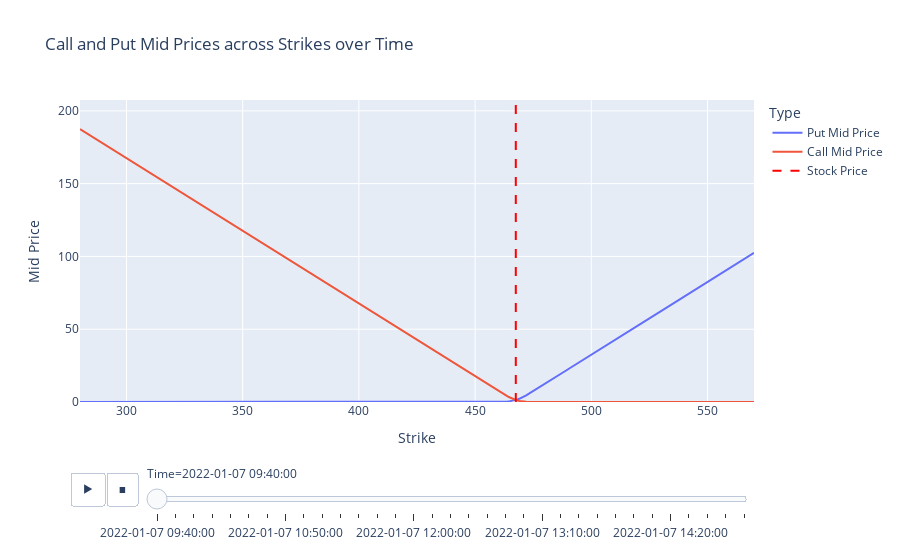

This figure's notebook cell:
### Code cell
# prepare dataframe sorted by time so animation frames are chronological
df_anim = df_options.sort_values("time").copy()
df_anim["time_str"] = df_anim["time"].dt.strftime("%Y-%m-%d %H:%M:%S")

# Calculate mid prices
df_anim["callMidPrice"] = (df_anim["callAskPrice"] + df_anim["callBidPrice"]) / 2
df_anim["putMidPrice"] = (df_anim["putAskPrice"] + df_anim["putBidPrice"]) / 2

# Reshape data to have separate rows for call and put mid prices
df_call = df_anim.copy()
df_call["midPrice"] = df_call["callMidPrice"]
df_call["type"] = "Call Mid Price"

df_put = df_anim.copy()
df_put["midPrice"] = df_put["putMidPrice"]
df_put["type"] = "Put Mid Price"

df_combined = pd.concat([df_call, df_put])

ymax = max(df_anim["callMidPrice"].max(), df_anim["putMidPrice"].max()) * 1.1

# Create a sorted list of unique times to ensure proper ordering
unique_times = df_anim.sort_values("time")["time_str"].unique()

fig = px.line(
    df_combined.sort_values("strike"),
    x="strike",
    y="midPrice",
    color="type",
    animation_frame="time_str",
    range_y=[0, ymax],
    labels={"midPrice": "Mid Price", "strike": "Strike", "time_str": "Time", "type": "Type"},
    title="Call and Put Mid Prices across Strikes over Time",
    category_orders={"time_str": list(unique_times)}  # Enforce chronological order
)

# Add vertical lines for stock price at each time point
for i, frame in enumerate(fig.frames):
    time_str = frame.name
    stock_price = df_anim[df_anim["time_str"] == time_str]["stockPrice"].iloc[0]
    
    # Add vertical line to each frame
    frame.data = frame.data + (go.Scatter(
        x=[stock_price, stock_price],
        y=[0, ymax],
        mode="lines",
        line=dict(color="red", width=2, dash="dash"),
        name="Stock Price",
        showlegend=(i == 0)  # Only show legend on first frame
    ),)

# Add vertical line to initial plot as well
stock_price_initial = df_anim[df_anim["time_str"] == unique_times[0]]["stockPrice"].iloc[0]
fig.add_trace(go.Scatter(
    x=[stock_price_initial, stock_price_initial],
    y=[0, ymax],
    mode="lines",
    line=dict(color="red", width=2, dash="dash"),
    name="Stock Price"
))

fig.update_layout(xaxis_title="Strike", yaxis_title="Mid Price", transition={"duration": 300})
fig.show()

### Figure 1 — Plotly figure (JSON) as saved in the notebook; plotly's stock layout.template omitted (floating-point values rounded to 4 significant figures; data arrays with more than 128 entries replaced by an {"elided": "..."} marker saying what was removed)
{"data": [{"hovertemplate": "Type=Put Mid Price<br>Time=2022-01-07 09:40:00<br>Strike=%{x}<br>Mid Price=%{y}<extra></extra>", "legendgroup": "Put Mid Price", "line": {"color": "#636efa", "dash": "solid"}, "marker": {"symbol": "circle"}, "mode": "lines", "name": "Put Mid Price", "orientation": "v", "showlegend": true, "type": "scatter", "x": {"elided": "154 float values"}, "xaxis": "x", "y": {"elided": "154 float values"}, "yaxis": "y"}, {"hovertemplate": "Type=Call Mid Price<br>Time=2022-01-07 09:40:00<br>Strike=%{x}<br>Mid Price=%{y}<extra></extra>", "legendgroup": "Call Mid Price", "line": {"color": "#EF553B", "dash": "solid"}, "marker": {"symbol": "circle"}, "mode": "lines", "name": "Call Mid Price", "orientation": "v", "showlegend": true, "type": "scatter", "x": {"elided": "154 float values"}, "xaxis": "x", "y": {"elided": "154 float values"}, "yaxis": "y"}, {"line": {"color": "red", "dash": "dash", "width": 2}, "mode": "lines", "name": "Stock Price", "type": "scatter", "x": [467.5, 467.5], "y": [0, 207.5]}], "layout": {"legend": {"title": {"text": "Type"}, "tracegroupgap": 0}, "sliders": [{"active": 0, "currentvalue": {"prefix": "Time="}, "len": 0.9, "pad": {"b": 10, "t": 60}, "steps": [{"args": [["2022-01-07 09:40:00"], {"frame": {"duration": 0, "redraw": false}, "fromcurrent": true, "mode": "immediate", "transition": {"duration": 0, "easing": "linear"}}], "label": "2022-01-07 09:40:00", "method": "animate"}, {"args": [["2022-01-07 09:50:00"], {"frame": {"duration": 0, "redraw": false}, "fromcurrent": true, "mode": "immediate", "transition": {"duration": 0, "easing": "linear"}}], "label": "2022-01-07 09:50:00", "method": "animate"}, {"args": [["2022-01-07 10:00:00"], {"frame": {"duration": 0, "redraw": false}, "fromcurrent": true, "mode": "immediate", "transition": {"duration": 0, "easing": "linear"}}], "label": "2022-01-07 10:00:00", "method": "animate"}, {"args": [["2022-01-07 10:10:00"], {"frame": {"duration": 0, "redraw": false}, "fromcurrent": true, "mode": "immediate", "transition": {"duration": 0, "easing": "linear"}}], "label": "2022-01-07 10:10:00", "method": "animate"}, {"args": [["2022-01-07 10:20:00"], {"frame": {"duration": 0, "redraw": false}, "fromcurrent": true, "mode": "immediate", "transition": {"duration": 0, "easing": "linear"}}], "label": "2022-01-07 10:20:00", "method": "animate"}, {"args": [["2022-01-07 10:30:00"], {"frame": {"duration": 0, "redraw": false}, "fromcurrent": true, "mode": "immediate", "transition": {"duration": 0, "easing": "linear"}}], "label": "2022-01-07 10:30:00", "method": "animate"}, {"args": [["2022-01-07 10:40:00"], {"frame": {"duration": 0, "redraw": false}, "fromcurrent": true, "mode": "immediate", "transition": {"duration": 0, "easing": "linear"}}], "label": "2022-01-07 10:40:00", "method": "animate"}, {"args": [["2022-01-07 10:50:00"], {"frame": {"duration": 0, "redraw": false}, "fromcurrent": true, "mode": "immediate", "transition": {"duration": 0, "easing": "linear"}}], "label": "2022-01-07 10:50:00", "method": "animate"}, {"args": [["2022-01-07 11:00:00"], {"frame": {"duration": 0, "redraw": false}, "fromcurrent": true, "mode": "immediate", "transition": {"duration": 0, "easing": "linear"}}], "label": "2022-01-07 11:00:00", "method": "animate"}, {"args": [["2022-01-07 11:10:00"], {"frame": {"duration": 0, "redraw": false}, "fromcurrent": true, "mode": "immediate", "transition": {"duration": 0, "easing": "linear"}}], "label": "2022-01-07 11:10:00", "method": "animate"}, {"args": [["2022-01-07 11:20:00"], {"frame": {"duration": 0, "redraw": false}, "fromcurrent": true, "mode": "immediate", "transition": {"duration": 0, "easing": "linear"}}], "label": "2022-01-07 11:20:00", "method": "animate"}, {"args": [["2022-01-07 11:30:00"], {"frame": {"duration": 0, "redraw": false}, "fromcurrent": true, "mode": "immediate", "transition": {"duration": 0, "easing": "linear"}}], "label": "2022-01-07 11:30:00", "method": "animate"}, {"args": [["2022-01-07 11:40:00"], {"frame": {"duration": 0, "redraw": false}, "fromcurrent": true, "mode": "immediate", "transition": {"duration": 0, "easing": "linear"}}], "label": "2022-01-07 11:40:00", "method": "animate"}, {"args": [["2022-01-07 11:50:00"], {"frame": {"duration": 0, "redraw": false}, "fromcurrent": true, "mode": "immediate", "transition": {"duration": 0, "easing": "linear"}}], "label": "2022-01-07 11:50:00", "method": "animate"}, {"args": [["2022-01-07 12:00:00"], {"frame": {"duration": 0, "redraw": false}, "fromcurrent": true, "mode": "immediate", "transition": {"duration": 0, "easing": "linear"}}], "label": "2022-01-07 12:00:00", "method": "animate"}, {"args": [["2022-01-07 12:10:00"], {"frame": {"duration": 0, "redraw": false}, "fromcurrent": true, "mode": "immediate", "transition": {"duration": 0, "easing": "linear"}}], "label": "2022-01-07 12:10:00", "method": "animate"}, {"args": [["2022-01-07 12:20:00"], {"frame": {"duration": 0, "redraw": false}, "fromcurrent": true, "mode": "immediate", "transition": {"duration": 0, "easing": "linear"}}], "label": "2022-01-07 12:20:00", "method": "animate"}, {"args": [["2022-01-07 12:30:00"], {"frame": {"duration": 0, "redraw": false}, "fromcurrent": true, "mode": "immediate", "transition": {"duration": 0, "easing": "linear"}}], "label": "2022-01-07 12:30:00", "method": "animate"}, {"args": [["2022-01-07 12:40:00"], {"frame": {"duration": 0, "redraw": false}, "fromcurrent": true, "mode": "immediate", "transition": {"duration": 0, "easing": "linear"}}], "label": "2022-01-07 12:40:00", "method": "animate"}, {"args": [["2022-01-07 12:50:00"], {"frame": {"duration": 0, "redraw": false}, "fromcurrent": true, "mode": "immediate", "transition": {"duration": 0, "easing": "linear"}}], "label": "2022-01-07 12:50:00", "method": "animate"}, {"args": [["2022-01-07 13:00:00"], {"frame": {"duration": 0, "redraw": false}, "fromcurrent": true, "mode": "immediate", "transition": {"duration": 0, "easing": "linear"}}], "label": "2022-01-07 13:00:00", "method": "animate"}, {"args": [["2022-01-07 13:10:00"], {"frame": {"duration": 0, "redraw": false}, "fromcurrent": true, "mode": "immediate", "transition": {"duration": 0, "easing": "linear"}}], "label": "2022-01-07 13:10:00", "method": "animate"}, {"args": [["2022-01-07 13:20:00"], {"frame": {"duration": 0, "redraw": false}, "fromcurrent": true, "mode": "immediate", "transition": {"duration": 0, "easing": "linear"}}], "label": "2022-01-07 13:20:00", "method": "animate"}, {"args": [["2022-01-07 13:30:00"], {"frame": {"duration": 0, "redraw": false}, "fromcurrent": true, "mode": "immediate", "transition": {"duration": 0, "easing": "linear"}}], "label": "2022-01-07 13:30:00", "method": "animate"}, {"args": [["2022-01-07 13:40:00"], {"frame": {"duration": 0, "redraw": false}, "fromcurrent": true, "mode": "immediate", "transition": {"duration": 0, "easing": "linear"}}], "label": "2022-01-07 13:40:00", "method": "animate"}, {"args": [["2022-01-07 13:50:00"], {"frame": {"duration": 0, "redraw": false}, "fromcurrent": true, "mode": "immediate", "transition": {"duration": 0, "easing": "linear"}}], "label": "2022-01-07 13:50:00", "method": "animate"}, {"args": [["2022-01-07 14:00:00"], {"frame": {"duration": 0, "redraw": false}, "fromcurrent": true, "mode": "immediate", "transition": {"duration": 0, "easing": "linear"}}], "label": "2022-01-07 14:00:00", "method": "animate"}, {"args": [["2022-01-07 14:10:00"], {"frame": {"duration": 0, "redraw": false}, "fromcurrent": true, "mode": "immediate", "transition": {"duration": 0, "easing": "linear"}}], "label": "2022-01-07 14:10:00", "method": "animate"}, {"args": [["2022-01-07 14:20:00"], {"frame": {"duration": 0, "redraw": false}, "fromcurrent": true, "mode": "immediate", "transition": {"duration": 0, "easing": "linear"}}], "label": "2022-01-07 14:20:00", "method": "animate"}, {"args": [["2022-01-07 14:30:00"], {"frame": {"duration": 0, "redraw": false}, "fromcurrent": true, "mode": "immediate", "transition": {"duration": 0, "easing": "linear"}}], "label": "2022-01-07 14:30:00", "method": "animate"}, {"args": [["2022-01-07 14:40:00"], {"frame": {"duration": 0, "redraw": false}, "fromcurrent": true, "mode": "immediate", "transition": {"duration": 0, "easing": "linear"}}], "label": "2022-01-07 14:40:00", "method": "animate"}, {"args": [["2022-01-07 14:50:00"], {"frame": {"duration": 0, "redraw": false}, "fromcurrent": true, "mode": "immediate", "transition": {"duration": 0, "easing": "linear"}}], "label": "2022-01-07 14:50:00", "method": "animate"}, {"args": [["2022-01-07 15:00:00"], {"frame": {"duration": 0, "redraw": false}, "fromcurrent": true, "mode": "immediate", "transition": {"duration": 0, "easing": "linear"}}], "label": "2022-01-07 15:00:00", "method": "animate"}], "x": 0.1, "xanchor": "left", "y": 0, "yanchor": "top"}], "title": {"text": "Call and Put Mid Prices across Strikes over Time"}, "transition": {"duration": 300}, "updatemenus": [{"buttons": [{"args": [null, {"frame": {"duration": 500, "redraw": false}, "fromcurrent": true, "mode": "immediate", "transition": {"duration": 500, "easing": "linear"}}], "label": "&#9654;", "method": "animate"}, {"args": [[null], {"frame": {"duration": 0, "redraw": false}, "fromcurrent": true, "mode": "immediate", "transition": {"duration": 0, "easing": "linear"}}], "label": "&#9724;", "method": "animate"}], "direction": "left", "pad": {"r": 10, "t": 70}, "showactive": false, "type": "buttons", "x": 0.1, "xanchor": "right", "y": 0, "yanchor": "top"}], "xaxis": {"anchor": "y", "domain": [0, 1], "title": {"text": "Strike"}}, "yaxis": {"anchor": "x", "domain": [0, 1], "range": [0, 207.5], "title": {"text": "Mid Price"}}}}
